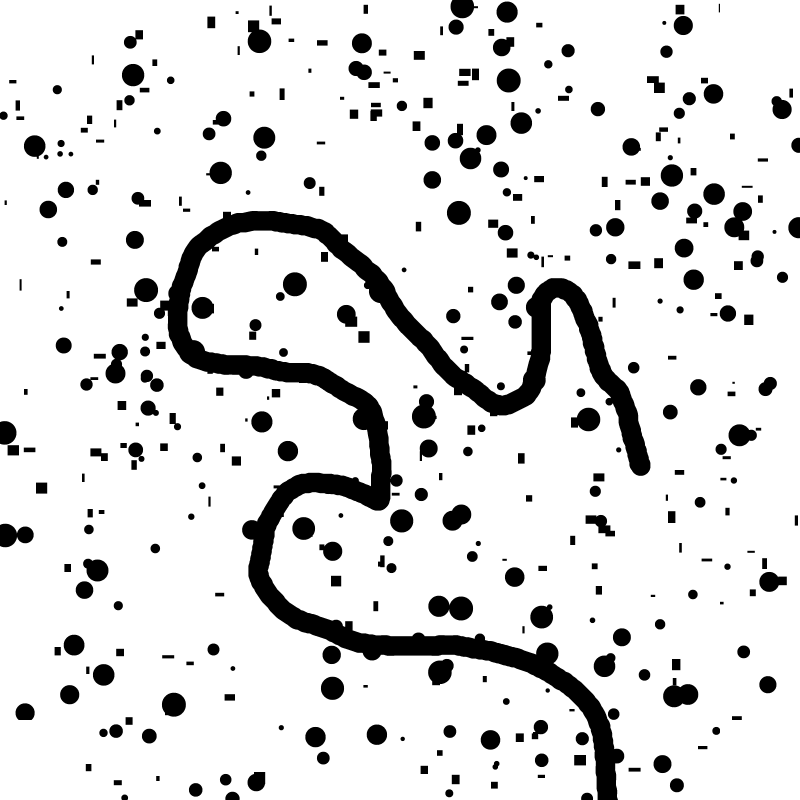
#> input picture random_maps/random_map_4.png, 4000 x 4000 px (shown at 1/5 size)
$ python demo_receding_horizon.py
#> lines starting #> are read from the running program, lines starting #| are printed output that depends on the picture; after the words box and inside, x2 and y2 are one past the last pixel; in counts of white or black regions, pixels touching at a corner belong together
### core/map_io.py
"""Map I/O utilities.

Loads a grayscale occupancy image and returns the pair of arrays the
planners need: the binary occupancy mask and its Euclidean distance
transform.  Also exposes a helper that produces a *signed* clearance
field (positive in free space, negative inside low obstacles), used
by the label-aware pruning step of the planner.
"""

import numpy as np
from scipy.ndimage import distance_transform_edt


def load_map(path, thresh=128):
    """Load a grayscale map image → (image, occupancy, distance-transform).

    Parameters
    ----------
    path : str
        Path to a grayscale image file (PNG/JPEG/…).
    thresh : int
        Pixels with value below ``thresh`` are treated as obstacles.

    Returns
    -------
    img : ndarray (H, W) uint8 — raw grayscale pixel values.
    occ : ndarray (H, W) bool  — True where obstacle.
    dist : ndarray (H, W) float — EDT of free space (px to nearest obs).
    """
#> called with path = 'random_maps/random_map_4.png', thresh = 128
    from PIL import Image
    img = np.array(Image.open(path).convert("L"))
#> img: shape (4000, 4000); 86.9% white; 368 black regions, largest, box (x1, y1, x2, y2) and area: (769, 1055, 3252, 4000) 942331, (2141, 2978, 2366, 3103) 20086, (3621, 1010, 3761, 1201) 16653
    occ = img < thresh
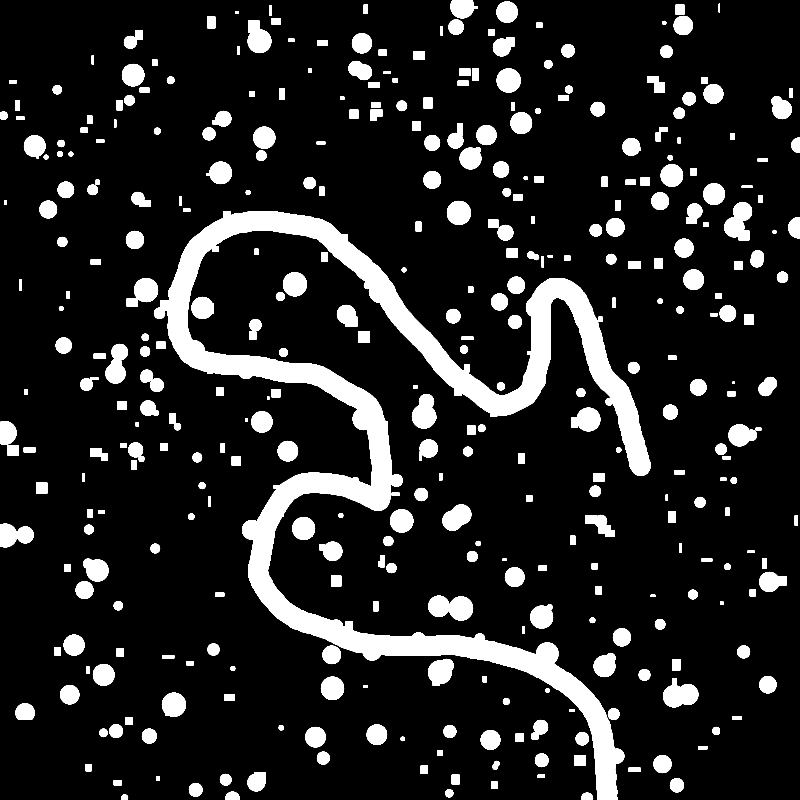
#> occ: shape (4000, 4000) bool (shown at 1/5 size); 13.1% white; 368 white regions, largest, box (x1, y1, x2, y2) and area: (769, 1055, 3252, 4000) 942331, (2141, 2978, 2366, 3103) 20086, (3621, 1010, 3761, 1201) 16653
    dist = distance_transform_edt(~occ)
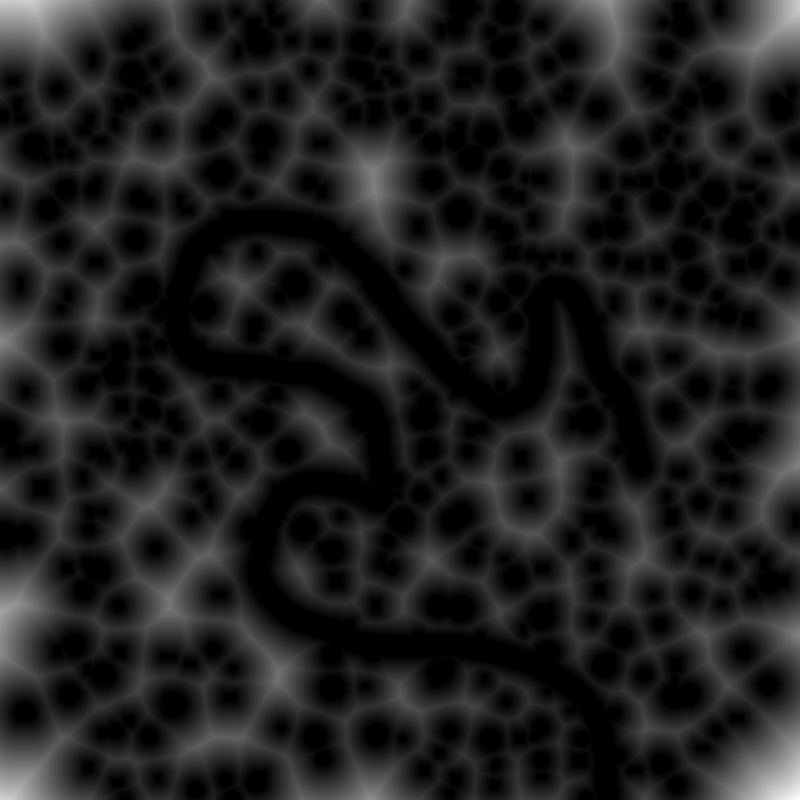
#> dist: shape (4000, 4000) float64 (shown at 1/5 size); min 0, max 494.7, mean 61.4; drawn with min black and max white
    return img, occ, dist


# [63 lines left out: functions load_height_map, compute_signed_clearance, not called in this run]

### core/formations.py
"""Formation geometry — parsing, symmetry, reconfiguration, offsets.

The cluster-based formation schema
-----------------------------------
A *formation* is a list of *clusters*; each cluster is a list of robot
angles (degrees) on the formation circle.  The :func:`parse_formations`
validator enforces the invariants that make a formation rotationally
symmetric: equal cluster size, evenly-spaced cluster slot angles, and
identical per-cluster local geometry.  Under those invariants the
rotational symmetry order equals the number of clusters.

Example input (the top-level list holds several alternative formations
of the same robot team)::

    [
        [[0], [90], [180], [270]],         # 4 singletons, sym=4
        [[-10, 10], [170, 190]],           # 2 pairs of 2 robots, sym=2
    ]
"""

import math

import numpy as np
from scipy.optimize import linear_sum_assignment


# ═══════════════════════════════════════════════════════════
#  Parsing / symmetry
# ═══════════════════════════════════════════════════════════

def parse_formations(formations_clusters_deg, tol_deg=1e-6):
    """Validate and normalise the cluster-based formation schema.

    Returns
    -------
    formations_rad : list of ndarray (n_robots,) float64
        Flat base angles per formation (radians), in the order the
        clusters (and robots within clusters) were given.
    clusters : list of list[list[int]]
        Per-formation cluster partition of robot indices.
    sym_orders : list of int
        Rotational symmetry order of each formation (= n_clusters).
    """
#> called with tol_deg = 1e-06
    if formations_clusters_deg is None or len(formations_clusters_deg) == 0:
        raise ValueError("formations_clusters_deg must be a non-empty list")

    tol_rad = math.radians(tol_deg)
    TWO_PI = 2.0 * math.pi

    formations_rad = []
    clusters = []
    sym_orders = []

    n_robots_ref = None

    for ic, formation in enumerate(formations_clusters_deg):
        if not formation or any(len(grp) == 0 for grp in formation):
            raise ValueError(
                f"formation {ic}: must be a non-empty list of non-empty "
                f"clusters")

        n_clusters = len(formation)
        m = len(formation[0])
        if any(len(grp) != m for grp in formation):
            raise ValueError(
                f"formation {ic}: all clusters must have the same size; "
                f"got sizes {[len(g) for g in formation]}")

        n_robots = n_clusters * m
        if n_robots_ref is None:
            n_robots_ref = n_robots
        elif n_robots != n_robots_ref:
            raise ValueError(
                f"formation {ic}: has {n_robots} robots; formation 0 has "
                f"{n_robots_ref}. Every formation must describe the same "
                f"team size.")

        flat = np.array(
            [math.radians(a) % TWO_PI for grp in formation for a in grp],
            dtype=np.float64,
        )

        cluster_def = []
        idx = 0
        for _ in range(n_clusters):
            cluster_def.append(list(range(idx, idx + m)))
            idx += m

        slots = np.zeros(n_clusters, dtype=np.float64)
        locals_sorted = []
        for j, grp in enumerate(cluster_def):
            angles = flat[grp]
            cx = np.cos(angles).sum()
            cy = np.sin(angles).sum()
            if cx * cx + cy * cy < 1e-12:
                raise ValueError(
                    f"formation {ic}, cluster {j}: slot angle is undefined "
                    f"(robots diametrically opposite). Clusters must group "
                    f"robots on the same side of the centre.")
            slots[j] = math.atan2(cy, cx) % TWO_PI
            local = ((angles - slots[j] + math.pi) % TWO_PI) - math.pi
            locals_sorted.append(np.sort(local))

        slots_sorted = np.sort(slots)
        expected_gap = TWO_PI / n_clusters
        gaps = np.diff(np.concatenate([slots_sorted, [slots_sorted[0] + TWO_PI]]))
        if not np.allclose(gaps, expected_gap, atol=tol_rad):
            raise ValueError(
                f"formation {ic}: cluster slot angles are not evenly "
                f"spaced. Got slots (deg) "
                f"{np.rad2deg(slots_sorted).round(3).tolist()}; "
                f"expected gap {math.degrees(expected_gap):.3f}°, "
                f"got gaps {np.rad2deg(gaps).round(3).tolist()}.")

        ref = locals_sorted[0]
        for j, loc in enumerate(locals_sorted[1:], start=1):
            if not np.allclose(loc, ref, atol=tol_rad):
                raise ValueError(
                    f"formation {ic}, cluster {j}: internal geometry "
                    f"differs from cluster 0. Each cluster must have the "
                    f"same local angle pattern relative to its slot "
                    f"(got {np.rad2deg(loc).round(3).tolist()} vs "
                    f"{np.rad2deg(ref).round(3).tolist()}).")

        formations_rad.append(flat)
        clusters.append(cluster_def)
        sym_orders.append(n_clusters)

    return formations_rad, clusters, sym_orders


# [297 lines left out: functions symmetry_order, _bottleneck_assignment, compute_reconfig_costs, precompute_offsets, compute_h_payload, precompute_cable_offsets, not called in this run]

### demo/demo_receding_horizon.py
#!/usr/bin/env python3
"""Demo — Interactive Receding-Horizon Formation Planning.

Click the map to set start (green) and goal (red), then watch the
formation execute a receding-horizon plan against a progressively-
revealed map.  The brightened region is what has been sensed so far;
discovered obstacles are highlighted in red.  The dashed yellow circle
is the sensor footprint.

The inner planner is DA_astar (``core.receding_horizon`` replans with
``find_path_da`` at every commit).  Parameters that affect planner
output live in :mod:`config.da_astar`.  Sensor radius, max iterations,
and animation overlays stay local.  Pass ``--start IX,IY --goal IX,IY``
(grid cells) to skip the interactive selection, ``--no-animate`` to
skip the animation.

Usage (from the repo root)::

    python -m demo.demo_receding_horizon
    python -m demo.demo_receding_horizon --start 10,10 --goal 90,90 --no-animate
"""

import argparse
import math, time

import numpy as np
import matplotlib.pyplot as plt
from matplotlib.animation import FuncAnimation

from core.map_io import load_map
from core.formations import parse_formations
from core.receding_horizon import plan_receding_horizon, sense_disc
from config import da_astar as cfg


# Demo-specific knobs.  SENSOR_FACTOR must be ≥ 2 (safety floor).
SENSOR_FACTOR  = 4.0
SENSOR_RADIUS  = SENSOR_FACTOR * ((cfg.RF * cfg.S_MAX) + cfg.RB)
MAX_ITERATIONS = 200


# ═══════════════════════════════════════════════════════════
#  Helpers
# ═══════════════════════════════════════════════════════════

# [70 lines left out: functions _snap_to_grid, _cluster_slots_chords, formation_positions, path_to_continuous, _precompute_disc_offsets, not called in this run]


# ═══════════════════════════════════════════════════════════
#  Interactive point selection
# ═══════════════════════════════════════════════════════════

def pick_start_goal(img, dist_map):
    fig, ax = plt.subplots(figsize=(8, 8))
    ax.imshow(img, cmap='gray', origin='upper')
    ax.set_title("Click START position", fontsize=14)
    ax.set_axis_off()
    fig.tight_layout()

    clicks = []

    # [26 lines left out: function on_click, not called in this run]

    cid = fig.canvas.mpl_connect('button_press_event', on_click)
    plt.show()

    if len(clicks) < 2:
        return None, None
    s_mid = cfg.N_S // 2
    start = (clicks[0][0], clicks[0][1], 0, s_mid, 0)
    goal  = (clicks[1][0], clicks[1][1], 0, s_mid, 0)
    return start, goal


# ═══════════════════════════════════════════════════════════
#  Animation
# ═══════════════════════════════════════════════════════════

# [137 lines left out: functions animate, _parse_cell, run_receding, not called in this run]


def main(argv=None):
    ap = argparse.ArgumentParser(
        description="Interactive receding-horizon planning demo "
                    "(DA_astar inner planner)")
    ap.add_argument('--start', type=_parse_cell, default=None,
                    metavar='IX,IY',
                    help='start grid cell — skips the interactive '
                         'selection (use together with --goal)')
    ap.add_argument('--goal', type=_parse_cell, default=None,
                    metavar='IX,IY', help='goal grid cell')
    ap.add_argument('--no-animate', action='store_true',
                    help='skip the final animation (headless runs)')
    args = ap.parse_args(argv)

    print("Receding-Horizon Interactive Demo")
    print(f"  Map:            {cfg.MAP_PATH}  |  c_deform: {cfg.C_DEFORM}")
    print(f"  Sensor radius:  {SENSOR_RADIUS:.0f} px  "
          f"(sensor_factor={SENSOR_FACTOR} · RF · S_MAX)")

    img, occ, dist_map = load_map(cfg.MAP_PATH, cfg.OBS_THRESH)
    s_values = np.linspace(cfg.S_MIN, cfg.S_MAX, cfg.N_S)
    formations_rad, clusters, _ = parse_formations(cfg.FORMATIONS_DEG)

    if args.start is not None and args.goal is not None:
        s_mid = cfg.N_S // 2
        start = (args.start[0], args.start[1], 0, s_mid, 0)
        goal = (args.goal[0], args.goal[1], 0, s_mid, 0)
    else:
        print("\n  Click on the map to select START and GOAL …")
        start, goal = pick_start_goal(img, dist_map)
        if start is None:
            print("  Selection cancelled.")
            return
    print(f"\n  Start: {start}")
    print(f"  Goal:  {goal}")

    print("\n  Running receding-horizon plan …")
    t0 = time.perf_counter()
    result = run_receding(occ, start, goal)
    dt = time.perf_counter() - t0

    print(f"\n  Status:          {result.status}")
    print(f"  Trajectory len:  {len(result.trajectory)} states")
    print(f"  Iterations:      {len(result.expansions)}")
    if result.expansions:
        print(f"  Total expanded:  {sum(result.expansions):,}")
        print(f"  Mean expanded:   "
              f"{sum(result.expansions) / len(result.expansions):,.0f}")
    print(f"  Wall time:       {dt:.3f}s")

    if args.no_animate or len(result.trajectory) < 2:
        if len(result.trajectory) < 2:
            print("\n  Trajectory has no motion — nothing to animate.")
        return

    cont = path_to_continuous(result.trajectory, cfg.XY_STEP,
                              cfg.N_THETA, s_values)
    animate(img, occ, cont, formations_rad, clusters,
            SENSOR_RADIUS, result.status)


if __name__ == '__main__':
    main()

$ run again, with random_maps/random_map_1.png copied over random_maps/random_map_4.png
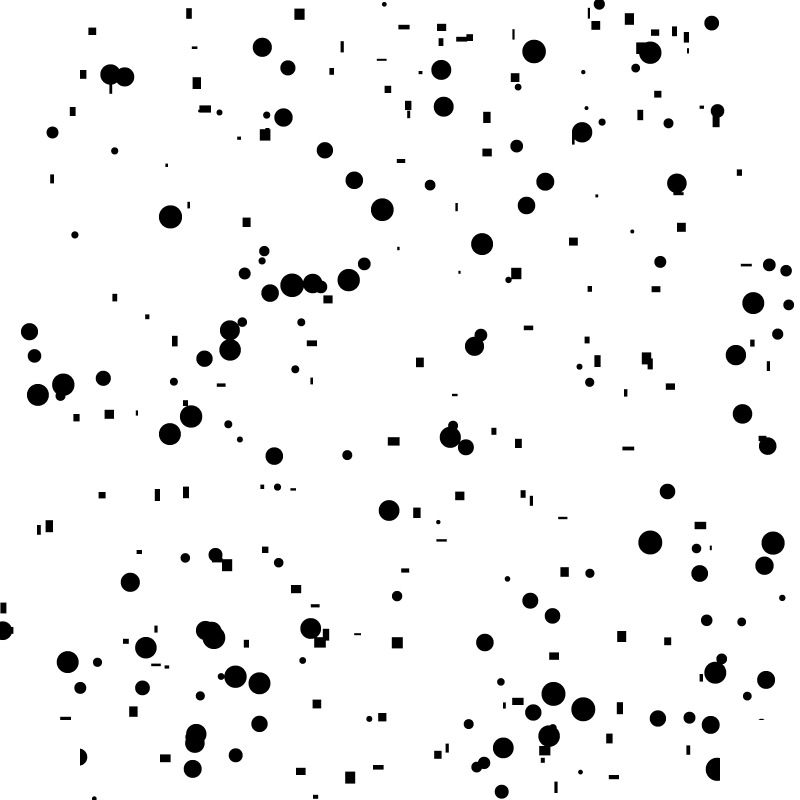
#> input picture random_maps/random_map_1.png, 4000 x 4000 px (shown at 1/5 size)
#> in load_map, img is the input picture: shape (4000, 4000); 94.7% white; 257 black regions, largest, box (x1, y1, x2, y2) and area: (1401, 1367, 1637, 1486) 19900, (1096, 1586, 1236, 1804) 18649, (2198, 2103, 2370, 2277) 15222
#> in load_map, `occ = img < thresh`:
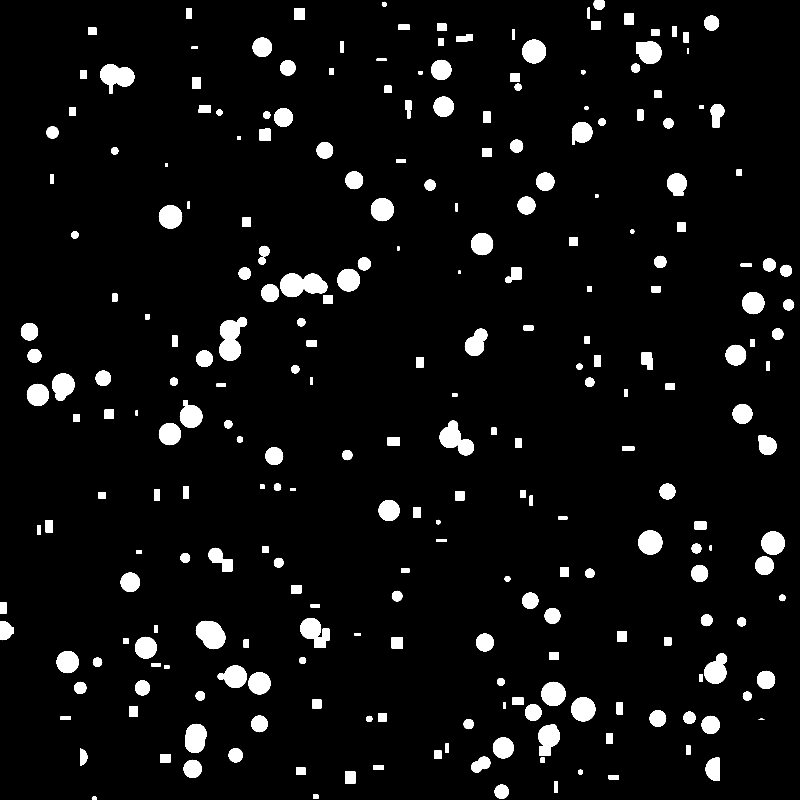
#> occ: shape (4000, 4000) bool (shown at 1/5 size); 5.3% white; 257 white regions, largest, box (x1, y1, x2, y2) and area: (1401, 1367, 1637, 1486) 19900, (1096, 1586, 1236, 1804) 18649, (2198, 2103, 2370, 2277) 15222
#> in load_map, `dist = distance_transform_edt(~occ)`:
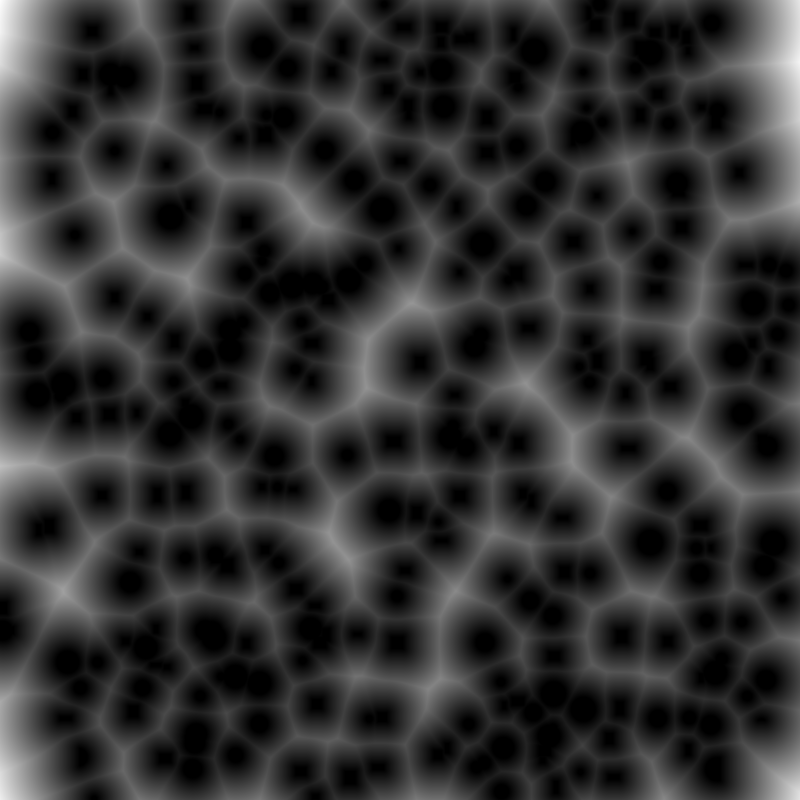
#> dist: shape (4000, 4000) float64 (shown at 1/5 size); min 0, max 463, mean 91.9; drawn with min black and max white
